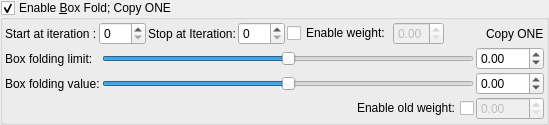
    <widget class="MyGroupBox" name="groupCheck_transform_box_fold1_enabled">
     <property name="title">
      <string>Enable &amp;Box Fold; Copy ONE</string>
     </property>
     <property name="checkable">
      <bool>true</bool>
     </property>
     <layout class="QVBoxLayout" name="verticalLayout_10" stretch="0,0">
      <property name="spacing">
       <number>2</number>
      </property>
      <property name="leftMargin">
       <number>2</number>
      </property>
      <property name="topMargin">
       <number>2</number>
      </property>
      <property name="rightMargin">
       <number>2</number>
      </property>
      <property name="bottomMargin">
       <number>2</number>
      </property>
      <item>
       <layout class="QGridLayout" name="gridLayout_2">
        <property name="spacing">
         <number>2</number>
        </property>
        <item row="0" column="5">
         <widget class="QCheckBox" name="checkBox_transform_box_fold1_weight_enabled">
          <property name="text">
           <string>Enable weight:</string>
          </property>
         </widget>
        </item>
        <item row="0" column="0">
         <widget class="QLabel" name="label_45">
          <property name="text">
           <string>Start at iteration :</string>
          </property>
         </widget>
        </item>
        <item row="0" column="3">
         <widget class="MySpinBox" name="spinboxInt_transform_box_fold1_stop_iterations">
          <property name="sizePolicy">
           <sizepolicy hsizetype="Minimum" vsizetype="Maximum">
            <horstretch>0</horstretch>
            <verstretch>0</verstretch>
           </sizepolicy>
          </property>
          <property name="maximum">
           <number>250</number>
          </property>
         </widget>
        </item>
        <item row="0" column="9">
         <widget class="QLabel" name="label_124">
          <property name="text">
           <string>Copy ONE</string>
          </property>
         </widget>
        </item>
        <item row="0" column="1">
         <widget class="MySpinBox" name="spinboxInt_transform_box_fold1_start_iterations">
          <property name="sizePolicy">
           <sizepolicy hsizetype="Minimum" vsizetype="Maximum">
            <horstretch>0</horstretch>
            <verstretch>0</verstretch>
           </sizepolicy>
          </property>
          <property name="minimum">
           <number>0</number>
          </property>
          <property name="maximum">
           <number>250</number>
          </property>
          <property name="value">
           <number>0</number>
          </property>
         </widget>
        </item>
        <item row="0" column="7">
         <widget class="MyDoubleSpinBox" name="spinbox_transform_box_fold1_weight">
          <property name="enabled">
           <bool>false</bool>
          </property>
          <property name="sizePolicy">
           <sizepolicy hsizetype="Minimum" vsizetype="Maximum">
            <horstretch>0</horstretch>
            <verstretch>0</verstretch>
           </sizepolicy>
          </property>
          <property name="decimals">
           <number>2</number>
          </property>
          <property name="minimum">
           <double>0.000000000000000</double>
          </property>
          <property name="maximum">
           <double>1.000000000000000</double>
          </property>
          <property name="singleStep">
           <double>0.100000000000000</double>
          </property>
         </widget>
        </item>
        <item row="0" column="2">
         <widget class="QLabel" name="label_48">
          <property name="text">
           <string>Stop at Iteration:</string>
          </property>
         </widget>
        </item>
        <item row="0" column="8">
         <spacer name="horizontalSpacer_3">
          <property name="orientation">
           <enum>Qt::Horizontal</enum>
          </property>
          <property name="sizeHint" stdset="0">
           <size>
            <width>40</width>
            <height>20</height>
           </size>
          </property>
         </spacer>
        </item>
       </layout>
      </item>
      <item>
       <layout class="QGridLayout" name="gridLayout_12">
        <property name="spacing">
         <number>2</number>
        </property>
        <item row="1" column="2">
         <widget class="MyDoubleSpinBox" name="spinbox_transform_box_fold1_folding_value">
          <property name="sizePolicy">
           <sizepolicy hsizetype="Minimum" vsizetype="Maximum">
            <horstretch>0</horstretch>
            <verstretch>0</verstretch>
           </sizepolicy>
          </property>
          <property name="prefix">
           <string/>
          </property>
          <property name="suffix">
           <string/>
          </property>
          <property name="decimals">
           <number>2</number>
          </property>
          <property name="minimum">
           <double>-100.000000000000000</double>
          </property>
          <property name="maximum">
           <double>100.000000000000000</double>
          </property>
          <property name="singleStep">
           <double>0.100000000000000</double>
          </property>
         </widget>
        </item>
        <item row="0" column="2">
         <widget class="MyDoubleSpinBox" name="spinbox_transform_box_fold1_folding_limit">
          <property name="sizePolicy">
           <sizepolicy hsizetype="Minimum" vsizetype="Maximum">
            <horstretch>0</horstretch>
            <verstretch>0</verstretch>
           </sizepolicy>
          </property>
          <property name="prefix">
           <string/>
          </property>
          <property name="suffix">
           <string/>
          </property>
          <property name="decimals">
           <number>2</number>
          </property>
          <property name="minimum">
           <double>-100.000000000000000</double>
          </property>
          <property name="maximum">
           <double>100.000000000000000</double>
          </property>
          <property name="singleStep">
           <double>0.100000000000000</double>
          </property>
         </widget>
        </item>
        <item row="0" column="0">
         <widget class="QLabel" name="label_47">
          <property name="text">
           <string>Box folding limit:</string>
          </property>
         </widget>
        </item>
        <item row="1" column="0">
         <widget class="QLabel" name="label_46">
          <property name="text">
           <string>Box folding value:</string>
          </property>
         </widget>
        </item>
        <item row="1" column="1">
         <widget class="QSlider" name="slider_transform_box_fold1_folding_value">
          <property name="sizePolicy">
           <sizepolicy hsizetype="Expanding" vsizetype="Maximum">
            <horstretch>0</horstretch>
            <verstretch>0</verstretch>
           </sizepolicy>
          </property>
          <property name="minimum">
           <number>-10000</number>
          </property>
          <property name="maximum">
           <number>10000</number>
          </property>
          <property name="singleStep">
           <number>1</number>
          </property>
          <property name="orientation">
           <enum>Qt::Horizontal</enum>
          </property>
         </widget>
        </item>
        <item row="0" column="1">
         <widget class="QSlider" name="slider_transform_box_fold1_folding_limit">
          <property name="sizePolicy">
           <sizepolicy hsizetype="Expanding" vsizetype="Maximum">
            <horstretch>0</horstretch>
            <verstretch>0</verstretch>
           </sizepolicy>
          </property>
          <property name="minimum">
           <number>-10000</number>
          </property>
          <property name="maximum">
           <number>10000</number>
          </property>
          <property name="singleStep">
           <number>1</number>
          </property>
          <property name="orientation">
           <enum>Qt::Horizontal</enum>
          </property>
         </widget>
        </item>
        <item row="2" column="2">
         <widget class="MyDoubleSpinBox" name="spinbox_transform_box_fold1_old_weight">
          <property name="enabled">
           <bool>false</bool>
          </property>
          <property name="sizePolicy">
           <sizepolicy hsizetype="Minimum" vsizetype="Maximum">
            <horstretch>0</horstretch>
            <verstretch>0</verstretch>
           </sizepolicy>
          </property>
          <property name="decimals">
           <number>2</number>
          </property>
          <property name="minimum">
           <double>0.000000000000000</double>
          </property>
          <property name="maximum">
           <double>2.000000000000000</double>
          </property>
          <property name="singleStep">
           <double>0.100000000000000</double>
          </property>
         </widget>
        </item>
        <item row="2" column="1">
         <widget class="QCheckBox" name="checkBox_transform_box_fold1_old_weight_enabled">
          <property name="layoutDirection">
           <enum>Qt::RightToLeft</enum>
          </property>
          <property name="text">
           <string>Enable old weight:</string>
          </property>
         </widget>
        </item>
       </layout>
      </item>
     </layout>
    </widget>
